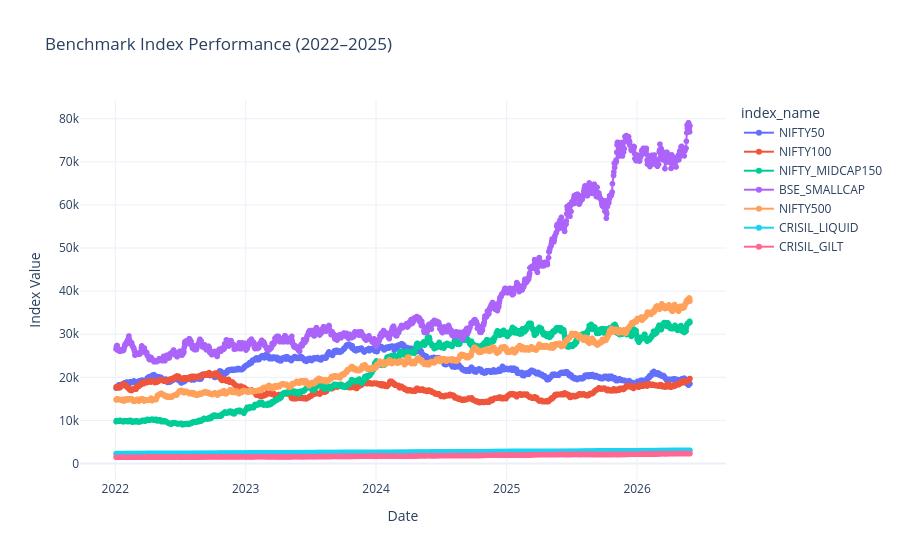

The code cell stored with this chart in its notebook:
### Markdown cell above
Male investors are greater than females.

### Code cell
import plotly.express as px

fig = px.line(
    benchmark,
    x="date",
    y="close_value",
    color="index_name",
    title="Benchmark Index Performance (2022–2025)",
    markers=True
)

fig.update_layout(
    template="plotly_white",
    xaxis_title="Date",
    yaxis_title="Index Value"
)

fig.write_image("../charts/benchmark_trend.png")

fig.show()

### Figure 1 — Plotly figure (JSON) as saved in the notebook; plotly's stock layout.template omitted (floating-point values rounded to 4 significant figures; data arrays with more than 128 entries replaced by an {"elided": "..."} marker saying what was removed)
{"data": [{"hovertemplate": "index_name=NIFTY50<br>date=%{x}<br>close_value=%{y}<extra></extra>", "legendgroup": "NIFTY50", "line": {"color": "#636efa", "dash": "solid"}, "marker": {"symbol": "circle"}, "mode": "lines+markers", "name": "NIFTY50", "showlegend": true, "type": "scattergl", "x": {"elided": "1150 str values"}, "xaxis": "x", "y": {"elided": "1150 float values"}, "yaxis": "y"}, {"hovertemplate": "index_name=NIFTY100<br>date=%{x}<br>close_value=%{y}<extra></extra>", "legendgroup": "NIFTY100", "line": {"color": "#EF553B", "dash": "solid"}, "marker": {"symbol": "circle"}, "mode": "lines+markers", "name": "NIFTY100", "showlegend": true, "type": "scattergl", "x": {"elided": "1150 str values"}, "xaxis": "x", "y": {"elided": "1150 float values"}, "yaxis": "y"}, {"hovertemplate": "index_name=NIFTY_MIDCAP150<br>date=%{x}<br>close_value=%{y}<extra></extra>", "legendgroup": "NIFTY_MIDCAP150", "line": {"color": "#00cc96", "dash": "solid"}, "marker": {"symbol": "circle"}, "mode": "lines+markers", "name": "NIFTY_MIDCAP150", "showlegend": true, "type": "scattergl", "x": {"elided": "1150 str values"}, "xaxis": "x", "y": {"elided": "1150 float values"}, "yaxis": "y"}, {"hovertemplate": "index_name=BSE_SMALLCAP<br>date=%{x}<br>close_value=%{y}<extra></extra>", "legendgroup": "BSE_SMALLCAP", "line": {"color": "#ab63fa", "dash": "solid"}, "marker": {"symbol": "circle"}, "mode": "lines+markers", "name": "BSE_SMALLCAP", "showlegend": true, "type": "scattergl", "x": {"elided": "1150 str values"}, "xaxis": "x", "y": {"elided": "1150 float values"}, "yaxis": "y"}, {"hovertemplate": "index_name=NIFTY500<br>date=%{x}<br>close_value=%{y}<extra></extra>", "legendgroup": "NIFTY500", "line": {"color": "#FFA15A", "dash": "solid"}, "marker": {"symbol": "circle"}, "mode": "lines+markers", "name": "NIFTY500", "showlegend": true, "type": "scattergl", "x": {"elided": "1150 str values"}, "xaxis": "x", "y": {"elided": "1150 float values"}, "yaxis": "y"}, {"hovertemplate": "index_name=CRISIL_LIQUID<br>date=%{x}<br>close_value=%{y}<extra></extra>", "legendgroup": "CRISIL_LIQUID", "line": {"color": "#19d3f3", "dash": "solid"}, "marker": {"symbol": "circle"}, "mode": "lines+markers", "name": "CRISIL_LIQUID", "showlegend": true, "type": "scattergl", "x": {"elided": "1150 str values"}, "xaxis": "x", "y": {"elided": "1150 float values"}, "yaxis": "y"}, {"hovertemplate": "index_name=CRISIL_GILT<br>date=%{x}<br>close_value=%{y}<extra></extra>", "legendgroup": "CRISIL_GILT", "line": {"color": "#FF6692", "dash": "solid"}, "marker": {"symbol": "circle"}, "mode": "lines+markers", "name": "CRISIL_GILT", "showlegend": true, "type": "scattergl", "x": {"elided": "1150 str values"}, "xaxis": "x", "y": {"elided": "1150 float values"}, "yaxis": "y"}], "layout": {"legend": {"title": {"text": "index_name"}, "tracegroupgap": 0}, "title": {"text": "Benchmark Index Performance (2022–2025)"}, "xaxis": {"anchor": "y", "domain": [0, 1], "title": {"text": "Date"}}, "yaxis": {"anchor": "x", "domain": [0, 1], "title": {"text": "Index Value"}}}}
